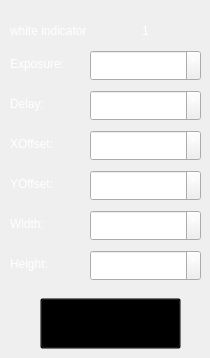
          <widget class="QWidget" name="SCT_CT_Parameters_TB">
           <property name="styleSheet">
            <string notr="true">#SCT_CT_Parameters_TB{border-image: url(:/Tivanex - App Ui - Preform/Tivanex - App Ui 04 - Page 2-2-1/Rectangle 208.svg);
        background-image: url(:/Tivanex - App Ui - Preform/Bg/Bg.png);
}</string>
           </property>
           <attribute name="title">
            <string>PARAMETERS</string>
           </attribute>
           <widget class="QSpinBox" name="SCT_CT_PRM_exposure_SB">
            <property name="geometry">
             <rect>
              <x>90</x>
              <y>50</y>
              <width>111</width>
              <height>31</height>
             </rect>
            </property>
            <property name="styleSheet">
             <string notr="true">

QSpinBox::down-button {
        border-image: url(:/Tivanex - App Ui - Preform/Tivanex - App Ui 04 - Page 2-1/Up-1.svg);
    subcontrol-position:  center right;
    width: 25px;
    height: 25px;
}
QSpinBox::up-button {
        border-image: url(:/Tivanex - App Ui - Preform/Tivanex - App Ui 04 - Page 2-1/Up-2.svg);
    subcontrol-position: center left;
    width: 25px;
    height: 25px;

}
QSpinBox{
        border-image: url(:/Tivanex - App Ui - Preform/Bg/Bg.png);
	color: rgb(255, 255, 255);
}</string>
            </property>
            <property name="alignment">
             <set>Qt::AlignmentFlag::AlignCenter</set>
            </property>
            <property name="buttonSymbols">
             <enum>QAbstractSpinBox::ButtonSymbols::UpDownArrows</enum>
            </property>
            <property name="maximum">
             <number>100000</number>
            </property>
           </widget>
           <widget class="QLabel" name="label_17">
            <property name="geometry">
             <rect>
              <x>10</x>
              <y>53</y>
              <width>61</width>
              <height>21</height>
             </rect>
            </property>
            <property name="layoutDirection">
             <enum>Qt::LayoutDirection::LeftToRight</enum>
            </property>
            <property name="styleSheet">
             <string notr="true">color: rgb(255, 255, 255);</string>
            </property>
            <property name="text">
             <string>Exposure:</string>
            </property>
           </widget>
           <widget class="QLabel" name="label_18">
            <property name="geometry">
             <rect>
              <x>10</x>
              <y>133</y>
              <width>61</width>
              <height>21</height>
             </rect>
            </property>
            <property name="styleSheet">
             <string notr="true">color: rgb(255, 255, 255);</string>
            </property>
            <property name="text">
             <string>XOffset:</string>
            </property>
           </widget>
           <widget class="QLabel" name="label_19">
            <property name="geometry">
             <rect>
              <x>10</x>
              <y>173</y>
              <width>61</width>
              <height>21</height>
             </rect>
            </property>
            <property name="styleSheet">
             <string notr="true">color: rgb(255, 255, 255);</string>
            </property>
            <property name="text">
             <string>YOffset:</string>
            </property>
           </widget>
           <widget class="QLabel" name="label_20">
            <property name="geometry">
             <rect>
              <x>10</x>
              <y>213</y>
              <width>61</width>
              <height>21</height>
             </rect>
            </property>
            <property name="styleSheet">
             <string notr="true">color: rgb(255, 255, 255);</string>
            </property>
            <property name="text">
             <string>Width:</string>
            </property>
           </widget>
           <widget class="QLabel" name="label_21">
            <property name="geometry">
             <rect>
              <x>10</x>
              <y>253</y>
              <width>61</width>
              <height>21</height>
             </rect>
            </property>
            <property name="styleSheet">
             <string notr="true">color: rgb(255, 255, 255);</string>
            </property>
            <property name="text">
             <string>Height:</string>
            </property>
           </widget>
           <widget class="QSpinBox" name="SCT_CT_PRM_XOffset_SB">
            <property name="geometry">
             <rect>
              <x>90</x>
              <y>130</y>
              <width>111</width>
              <height>31</height>
             </rect>
            </property>
            <property name="styleSheet">
             <string notr="true">QSpinBox{
        border-image: url(:/Tivanex - App Ui - Preform/Bg/Bg.png);
	color: rgb(255, 255, 255);
}

QSpinBox::down-button {
        image: url(:/Tivanex - App Ui - Preform/Tivanex - App Ui 04 - Page 2-1/Up-1.svg);
    subcontrol-position:  center right;
    width: 25px;
    height: 25px;
}
QSpinBox::up-button {
        image: url(:/Tivanex - App Ui - Preform/Tivanex - App Ui 04 - Page 2-1/Up-2.svg);
    subcontrol-position: center left;
    width: 25px;
    height: 25px;

}
</string>
            </property>
            <property name="alignment">
             <set>Qt::AlignmentFlag::AlignCenter</set>
            </property>
            <property name="buttonSymbols">
             <enum>QAbstractSpinBox::ButtonSymbols::UpDownArrows</enum>
            </property>
            <property name="maximum">
             <number>10000</number>
            </property>
           </widget>
           <widget class="QSpinBox" name="SCT_CT_PRM_YOffset_SB">
            <property name="geometry">
             <rect>
              <x>90</x>
              <y>170</y>
              <width>111</width>
              <height>31</height>
             </rect>
            </property>
            <property name="styleSheet">
             <string notr="true">QSpinBox{
        border-image: url(:/Tivanex - App Ui - Preform/Bg/Bg.png);
	color: rgb(255, 255, 255);
}

QSpinBox::down-button {
        image: url(:/Tivanex - App Ui - Preform/Tivanex - App Ui 04 - Page 2-1/Up-1.svg);
    subcontrol-position:  center right;
    width: 25px;
    height: 25px;
}
QSpinBox::up-button {
        image: url(:/Tivanex - App Ui - Preform/Tivanex - App Ui 04 - Page 2-1/Up-2.svg);
    subcontrol-position: center left;
    width: 25px;
    height: 25px;

}
</string>
            </property>
            <property name="alignment">
             <set>Qt::AlignmentFlag::AlignCenter</set>
            </property>
            <property name="buttonSymbols">
             <enum>QAbstractSpinBox::ButtonSymbols::UpDownArrows</enum>
            </property>
            <property name="maximum">
             <number>10000</number>
            </property>
           </widget>
           <widget class="QSpinBox" name="SCT_CT_PRM_Width_SB">
            <property name="geometry">
             <rect>
              <x>90</x>
              <y>210</y>
              <width>111</width>
              <height>31</height>
             </rect>
            </property>
            <property name="styleSheet">
             <string notr="true">QSpinBox{
        border-image: url(:/Tivanex - App Ui - Preform/Bg/Bg.png);
	color: rgb(255, 255, 255);
}

QSpinBox::down-button {
        image: url(:/Tivanex - App Ui - Preform/Tivanex - App Ui 04 - Page 2-1/Up-1.svg);
    subcontrol-position:  center right;
    width: 25px;
    height: 25px;
}
QSpinBox::up-button {
        image: url(:/Tivanex - App Ui - Preform/Tivanex - App Ui 04 - Page 2-1/Up-2.svg);
    subcontrol-position: center left;
    width: 25px;
    height: 25px;

}
</string>
            </property>
            <property name="alignment">
             <set>Qt::AlignmentFlag::AlignCenter</set>
            </property>
            <property name="buttonSymbols">
             <enum>QAbstractSpinBox::ButtonSymbols::UpDownArrows</enum>
            </property>
            <property name="maximum">
             <number>10000</number>
            </property>
           </widget>
           <widget class="QSpinBox" name="SCT_CT_PRM_Height_SB">
            <property name="geometry">
             <rect>
              <x>90</x>
              <y>250</y>
              <width>111</width>
              <height>31</height>
             </rect>
            </property>
            <property name="styleSheet">
             <string notr="true">QSpinBox{
        border-image: url(:/Tivanex - App Ui - Preform/Bg/Bg.png);
	color: rgb(255, 255, 255);
}

QSpinBox::down-button {
        image: url(:/Tivanex - App Ui - Preform/Tivanex - App Ui 04 - Page 2-1/Up-1.svg);
    subcontrol-position:  center right;
    width: 25px;
    height: 25px;
}
QSpinBox::up-button {
        image: url(:/Tivanex - App Ui - Preform/Tivanex - App Ui 04 - Page 2-1/Up-2.svg);
    subcontrol-position: center left;
    width: 25px;
    height: 25px;

}
</string>
            </property>
            <property name="alignment">
             <set>Qt::AlignmentFlag::AlignCenter</set>
            </property>
            <property name="buttonSymbols">
             <enum>QAbstractSpinBox::ButtonSymbols::UpDownArrows</enum>
            </property>
            <property name="maximum">
             <number>10000</number>
            </property>
           </widget>
           <widget class="QLabel" name="label_22">
            <property name="geometry">
             <rect>
              <x>10</x>
              <y>20</y>
              <width>91</width>
              <height>21</height>
             </rect>
            </property>
            <property name="layoutDirection">
             <enum>Qt::LayoutDirection::LeftToRight</enum>
            </property>
            <property name="styleSheet">
             <string notr="true">color: rgb(255, 255, 255);</string>
            </property>
            <property name="text">
             <string>white indicator</string>
            </property>
           </widget>
           <widget class="QLabel" name="label_24">
            <property name="geometry">
             <rect>
              <x>10</x>
              <y>93</y>
              <width>61</width>
              <height>21</height>
             </rect>
            </property>
            <property name="layoutDirection">
             <enum>Qt::LayoutDirection::LeftToRight</enum>
            </property>
            <property name="styleSheet">
             <string notr="true">color: rgb(255, 255, 255);</string>
            </property>
            <property name="text">
             <string>Delay:</string>
            </property>
           </widget>
           <widget class="QSpinBox" name="SCT_CT_PRM_delay_SB">
            <property name="geometry">
             <rect>
              <x>90</x>
              <y>90</y>
              <width>111</width>
              <height>31</height>
             </rect>
            </property>
            <property name="styleSheet">
             <string notr="true">QSpinBox{
        border-image: url(:/Tivanex - App Ui - Preform/Bg/Bg.png);
	color: rgb(255, 255, 255);
}

QSpinBox::down-button {
        image: url(:/Tivanex - App Ui - Preform/Tivanex - App Ui 04 - Page 2-1/Up-1.svg);
    subcontrol-position:  center right;
    width: 25px;
    height: 25px;
}
QSpinBox::up-button {
        image: url(:/Tivanex - App Ui - Preform/Tivanex - App Ui 04 - Page 2-1/Up-2.svg);
    subcontrol-position: center left;
    width: 25px;
    height: 25px;

}
</string>
            </property>
            <property name="alignment">
             <set>Qt::AlignmentFlag::AlignCenter</set>
            </property>
            <property name="buttonSymbols">
             <enum>QAbstractSpinBox::ButtonSymbols::UpDownArrows</enum>
            </property>
            <property name="maximum">
             <number>1000</number>
            </property>
           </widget>
           <widget class="QPushButton" name="SCT_CT_SET_pushButton">
            <property name="geometry">
             <rect>
              <x>40</x>
              <y>298</y>
              <width>141</width>
              <height>51</height>
             </rect>
            </property>
            <property name="styleSheet">
             <string notr="true">image: url(:/Tivanex - App Ui - Preform/Tivanex - App Ui 04 - Page 2-2-1/Group 347.svg);
background-color: transparent;</string>
            </property>
            <property name="text">
             <string/>
            </property>
           </widget>
           <widget class="QLabel" name="label_lightscoresetting">
            <property name="geometry">
             <rect>
              <x>120</x>
              <y>20</y>
              <width>51</width>
              <height>21</height>
             </rect>
            </property>
            <property name="styleSheet">
             <string notr="true">color: rgb(255, 255, 255);</string>
            </property>
            <property name="text">
             <string>1</string>
            </property>
            <property name="alignment">
             <set>Qt::AlignmentFlag::AlignCenter</set>
            </property>
           </widget>
          </widget>
